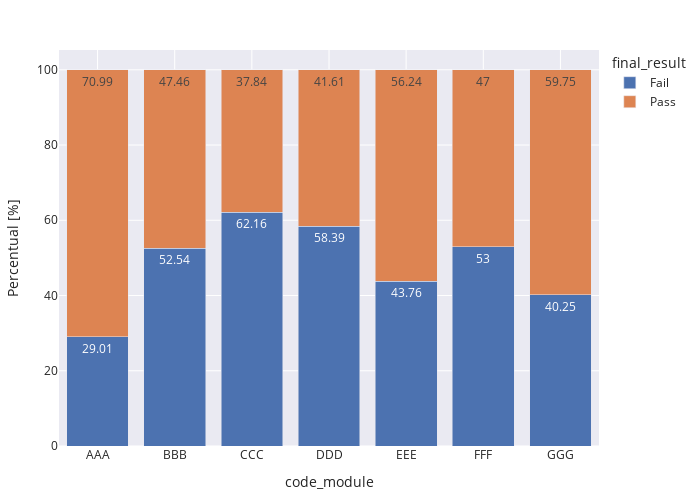

The notebook cell saved with this chart:
### Code cell
count_plot(90,0,student_info,"code_module")
plt.show()
stacked_plot(student_info, 'code_module', 'final_result', 'id_student')

### Figure 1 — Plotly figure (JSON) as saved in the notebook; plotly's stock layout.template omitted (floating-point values rounded to 4 significant figures)
{"data": [{"alignmentgroup": "True", "hovertemplate": "final_result=Fail<br>code_module=%{x}<br>Percentual=%{text}<extra></extra>", "legendgroup": "Fail", "marker": {"color": "rgb(76,114,176)", "pattern": {"shape": ""}}, "name": "Fail", "offsetgroup": "Fail", "orientation": "v", "showlegend": true, "text": [29.01, 52.54, 62.16, 58.39, 43.76, 53, 40.25], "textposition": "auto", "type": "bar", "x": ["AAA", "BBB", "CCC", "DDD", "EEE", "FFF", "GGG"], "xaxis": "x", "y": [29.01, 52.54, 62.16, 58.39, 43.76, 53, 40.25], "yaxis": "y"}, {"alignmentgroup": "True", "hovertemplate": "final_result=Pass<br>code_module=%{x}<br>Percentual=%{text}<extra></extra>", "legendgroup": "Pass", "marker": {"color": "rgb(221,132,82)", "pattern": {"shape": ""}}, "name": "Pass", "offsetgroup": "Pass", "orientation": "v", "showlegend": true, "text": [70.99, 47.46, 37.84, 41.61, 56.24, 47, 59.75], "textposition": "auto", "type": "bar", "x": ["AAA", "BBB", "CCC", "DDD", "EEE", "FFF", "GGG"], "xaxis": "x", "y": [70.99, 47.46, 37.84, 41.61, 56.24, 47, 59.75], "yaxis": "y"}], "layout": {"barmode": "stack", "height": 500, "legend": {"title": {"text": "final_result"}, "tracegroupgap": 0}, "margin": {"b": 20, "l": 20, "r": 50, "t": 50}, "uniformtext": {"minsize": 9, "mode": "hide"}, "width": 700, "xaxis": {"anchor": "y", "domain": [0, 1], "title": {"text": "code_module"}}, "yaxis": {"anchor": "x", "domain": [0, 1], "title": {"text": "Percentual [%]"}}}}
